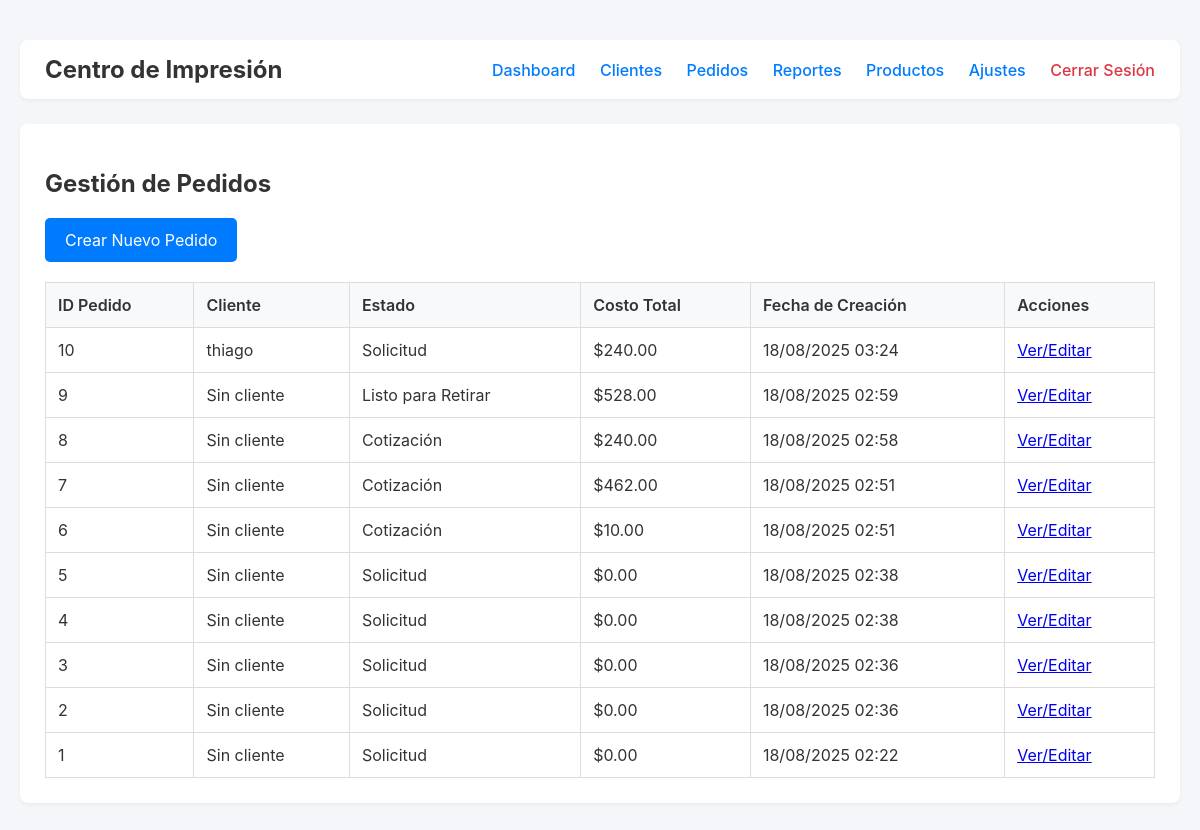
The page /orders (signed in) on the database its author committed.
### tables this page shows
CREATE TABLE `pedidos` (
  `id` int(11) NOT NULL,
  `cliente_id` int(11) DEFAULT NULL,
  `usuario_id` int(11) DEFAULT NULL,
  `estado` varchar(50) NOT NULL,
  `notas_internas` text DEFAULT NULL,
  `costo_total` decimal(10,2) NOT NULL,
  `fecha_creacion` timestamp NOT NULL DEFAULT current_timestamp(),
  `ultima_actualizacion` timestamp NOT NULL DEFAULT current_timestamp() ON UPDATE current_timestamp()
);

CREATE TABLE `clientes` (
  `id` int(11) NOT NULL,
  `nombre` varchar(150) NOT NULL,
  `telefono` varchar(50) DEFAULT NULL,
  `email` varchar(100) DEFAULT NULL,
  `notas` text DEFAULT NULL,
  `fecha_creacion` timestamp NOT NULL DEFAULT current_timestamp()
);

### controllers/OrderController.php (called while the page is built, shortened)
<?php
require_once '../models/Order.php';
class OrderController
{
    private $orderModel;
    public function __construct($db_connection)
    {
        $this->orderModel = new Order($db_connection);
    }
    public function index()
    {
        $orders = $this->orderModel->findAll();
        require_once '../views/layouts/header.php';
        require_once '../views/pages/orders/index.php';
        require_once '../views/layouts/footer.php';
    }
}

### models/Order.php (called while the page is built, shortened)
<?php
class Order {
    private $connection;
    private $table_name = "pedidos";
    public function __construct($db_connection) {
        $this->connection = $db_connection;
    }
    public function findAll() {
        $query = "SELECT p.id, p.estado, p.costo_total, p.fecha_creacion, c.nombre as nombre_cliente
                  FROM " . $this->table_name . " p
                  LEFT JOIN clientes c ON p.cliente_id = c.id
                  ORDER BY p.fecha_creacion DESC";
        $result = $this->connection->query($query);
        return $result ? $result->fetch_all(MYSQLI_ASSOC) : [];
    }
}

### views/pages/orders/index.php (the view)
<h2>Gestión de Pedidos</h2>
<a href="/sistemagestion/orders/create" class="button">Crear Nuevo Pedido</a>
<table class="table">
    <thead>
        <tr>
            <th>ID Pedido</th>
            <th>Cliente</th>
            <th>Estado</th>
            <th>Costo Total</th>
            <th>Fecha de Creación</th>
            <th>Acciones</th>
        </tr>
    </thead>
    <tbody>
        <?php if (empty($orders)): ?>
            <tr>
                <td colspan="6">No hay pedidos registrados.</td>
            </tr>
        <?php else: ?>
            <?php foreach ($orders as $order): ?>
                <tr>
                    <td><?php echo $order['id']; ?></td>
                    <td><?php echo htmlspecialchars($order['nombre_cliente'] ?? 'Sin cliente'); ?></td>
                    <td><?php echo htmlspecialchars($order['estado']); ?></td>
                    <td>$<?php echo number_format($order['costo_total'], 2); ?></td>
                    <td><?php echo date('d/m/Y H:i', strtotime($order['fecha_creacion'])); ?></td>
                    <td>
    <a href="/sistemagestion/orders/show/<?php echo $order['id']; ?>">Ver/Editar</a>
</td>
                </tr>
            <?php endforeach; ?>
        <?php endif; ?>
    </tbody>
</table>

### public/index.php (shortened to what this page needs)
<?php
require_once '../controllers/OrderController.php';
require_once '../controllers/ReportController.php';
$clientController = new ClientController($connection);
$orderController = new OrderController($connection);
$adminController = new AdminController($connection);
$url = $_GET['url'] ?? '';
$method = $_SERVER['REQUEST_METHOD'];
if (preg_match('#^clients/edit/(\d+)$#', $url, $matches)) {
    ($method === 'POST') ? $clientController->update((int)$matches[1]) : $clientController->showEditForm((int)$matches[1]);
} elseif (preg_match('#^clients/delete/(\d+)$#', $url, $matches)) {
    if ($method === 'POST') $clientController->delete((int)$matches[1]);
} elseif (preg_match('#^orders/show/(\d+)$#', $url, $matches)) {
    $orderController->show((int)$matches[1]);
} elseif (preg_match('#^orders/add_payment/(\d+)$#', $url, $matches)) {
    if ($method === 'POST') $orderController->addPayment((int)$matches[1]);
} elseif (preg_match('#^orders/edit/(\d+)$#', $url, $matches)) {
    ($method === 'POST') ? $orderController->update((int)$matches[1]) : $orderController->showEditForm((int)$matches[1]);
} elseif (preg_match('#^admin/products/edit/(\d+)$#', $url, $matches)) {
    ($method === 'POST') ? $adminController->updateProduct((int)$matches[1]) : $adminController->showProductEditForm((int)$matches[1]);
} elseif (preg_match('#^admin/products/delete/(\d+)$#', $url, $matches)) {
    if ($method === 'POST') {
        $adminController->deleteProduct((int)$matches[1]);
    }
}
else {
    switch ($url) {
        case 'orders':
            $orderController->index();
            break;
    }
}

### views/layouts/header.php (shortened to what this page needs)
<!DOCTYPE html>
<html lang="es">
<head>
</head>
<body>
<div class="main-container">
    <?php
    if (isset($_SESSION['user_id'])): ?>
    <header>
        <h1>Centro de Impresión</h1>
        <nav>
            <a href="/sistemagestion/dashboard">Dashboard</a>
            <a href="/sistemagestion/clients">Clientes</a>
            <a href="/sistemagestion/orders">Pedidos</a>
            <?php
            if (isset($_SESSION['user_role']) && $_SESSION['user_role'] === 'administrador'): ?>
                <a href="/sistemagestion/reports">Reportes</a>
                <a href="/sistemagestion/admin/products">Productos</a>
                <a href="/sistemagestion/admin/settings">Ajustes</a>
            <?php endif; ?>
            <a href="/sistemagestion/logout" class="logout">Cerrar Sesión</a>
        </nav>
    </header>
    <?php endif; ?>
    <main class="content-area">

### views/layouts/footer.php
</main> </div> </body>
</html>

### views/layouts/header.php (style rules this page uses)
body { font-family: -apple-system, BlinkMacSystemFont, "Segoe UI", Roboto, "Helvetica Neue", Arial, sans-serif; background-color: #f4f6f9; margin: 0; color: #333; }
.main-container { max-width: 1200px; margin: 20px auto; padding: 20px; }
header { background-color: #fff; padding: 15px 25px; box-shadow: 0 2px 4px rgba(0,0,0,0.05); display: flex; justify-content: space-between; align-items: center; margin-bottom: 25px; border-radius: 8px; }
header h1 { margin: 0; font-size: 24px; }
nav a { margin-left: 20px; text-decoration: none; color: #007bff; font-weight: 500; font-size: 16px; transition: color 0.2s; }
nav a.logout { color: #dc3545; }
.content-area { background-color: #fff; padding: 25px; border-radius: 8px; box-shadow: 0 2px 4px rgba(0,0,0,0.05); }
.button, button[type="submit"] { display: inline-block; padding: 12px 20px; background-color: #007bff; color: white; border: none; border-radius: 5px; cursor: pointer; font-size: 16px; text-decoration: none; text-align: center; transition: background-color 0.2s; }
.table { width: 100%; border-collapse: collapse; margin-top: 20px; }
.table th, .table td { border: 1px solid #ddd; padding: 12px; text-align: left; }
.table th { background-color: #f8f9fa; font-weight: 600; }

### rows shown on the page
pedidos: id "10", cliente.nombre "thiago", estado "Solicitud", costo_total "240.00", fecha_creacion "18/08/2025 03:24"
pedidos: id "9", nombre_cliente "Sin cliente", estado "Listo para Retirar", costo_total "528.00", fecha_creacion "18/08/2025 02:59"
pedidos: id "8", nombre_cliente "Sin cliente", estado "Cotización", costo_total "240.00", fecha_creacion "18/08/2025 02:58"
pedidos: id "7", nombre_cliente "Sin cliente", estado "Cotización", costo_total "462.00", fecha_creacion "18/08/2025 02:51"
pedidos: id "6", nombre_cliente "Sin cliente", estado "Cotización", costo_total "10.00", fecha_creacion "18/08/2025 02:51"
pedidos: id "5", nombre_cliente "Sin cliente", estado "Solicitud", costo_total "0.00", fecha_creacion "18/08/2025 02:38"
pedidos: id "4", nombre_cliente "Sin cliente", estado "Solicitud", costo_total "0.00", fecha_creacion "18/08/2025 02:38"
pedidos: id "3", nombre_cliente "Sin cliente", estado "Solicitud", costo_total "0.00", fecha_creacion "18/08/2025 02:36"
pedidos: id "2", nombre_cliente "Sin cliente", estado "Solicitud", costo_total "0.00", fecha_creacion "18/08/2025 02:36"
pedidos: id "1", nombre_cliente "Sin cliente", estado "Solicitud", costo_total "0.00", fecha_creacion "18/08/2025 02:22"
